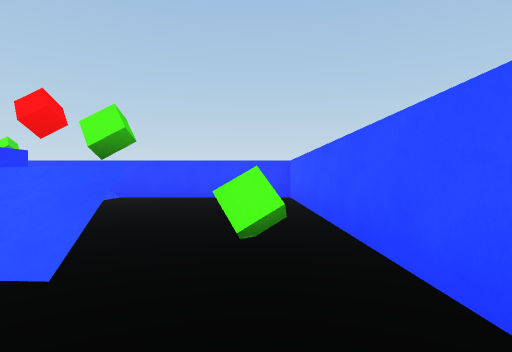
view 1 (above)

24 first-person views from a walk through a scene from a Unity 3-D project. The camera is 0.58 m above the floor, looks level and sees 80° across. The floor is counted in squares, 1 m on a side. Each view is taken from the middle of a square. On the plan, view 1 faces up. The plan holds only what a view shows up to about 9 squares ahead; the rest is blank. The player is left out.

view 2
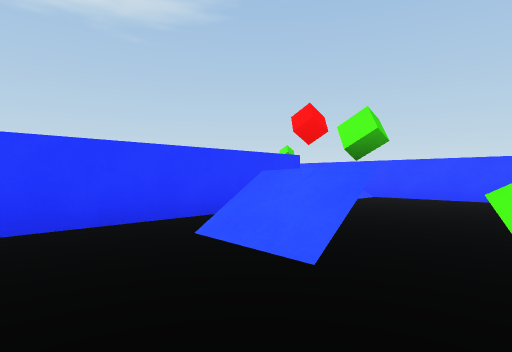

view 3
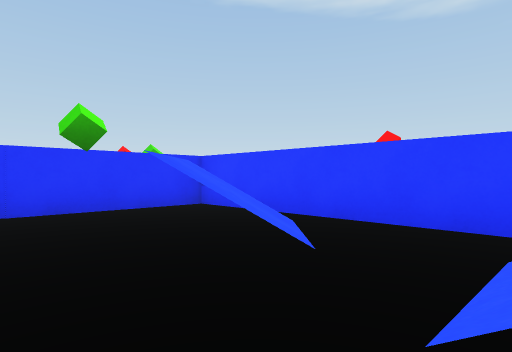

view 4
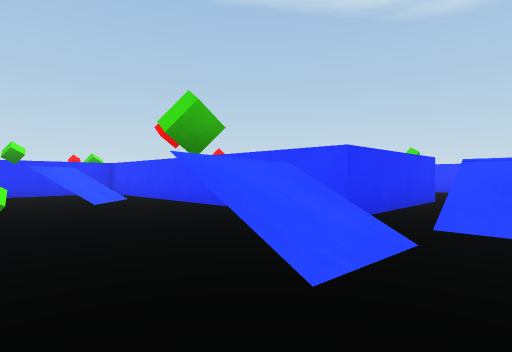

view 5
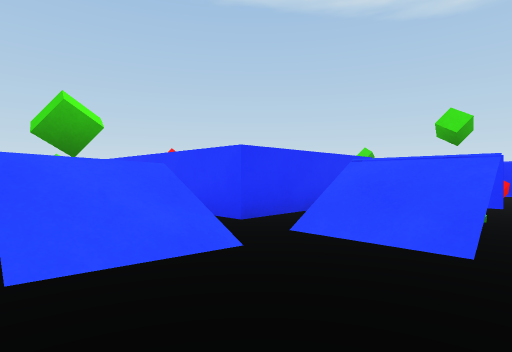

view 6
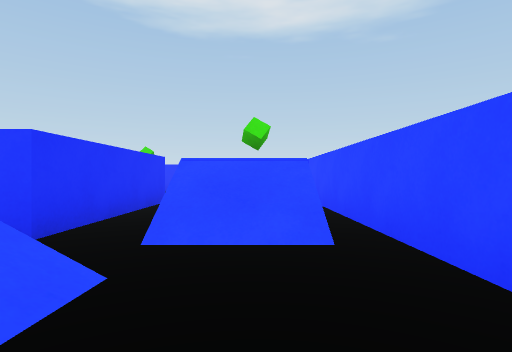

view 7
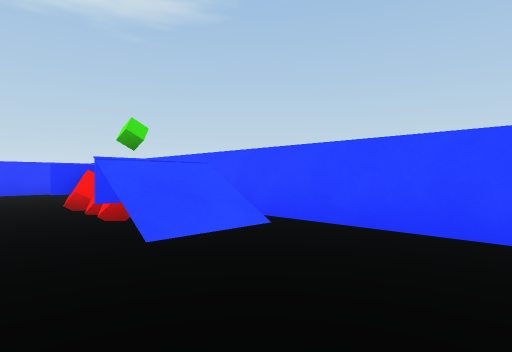

view 8
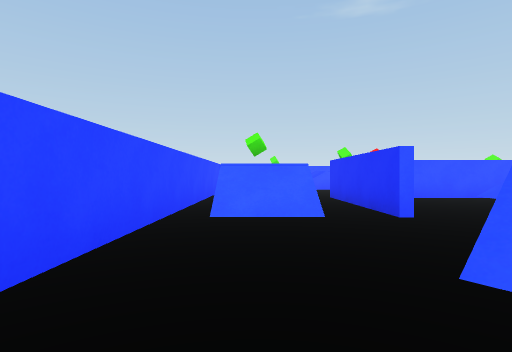

view 9
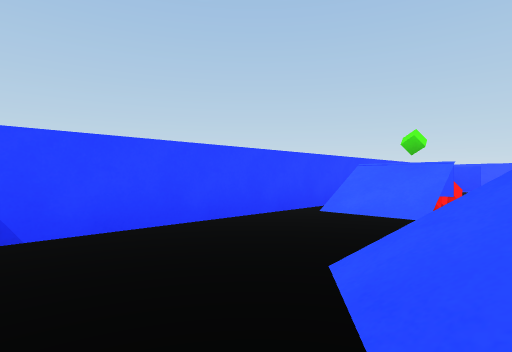

view 10
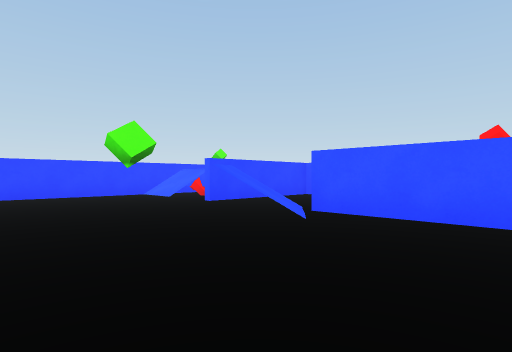

view 11
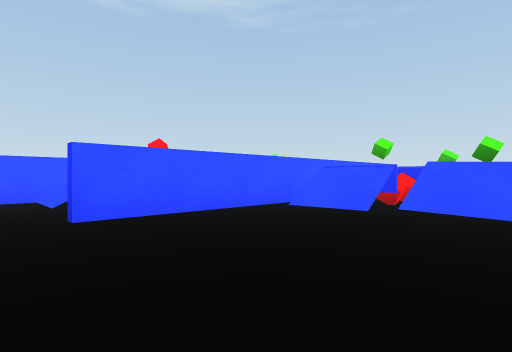

view 12
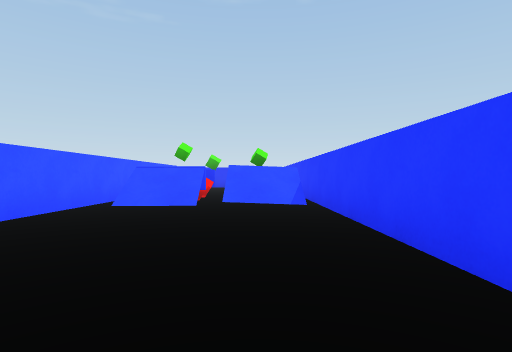

view 13
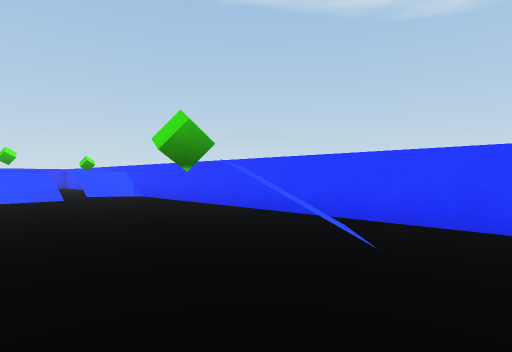

view 14
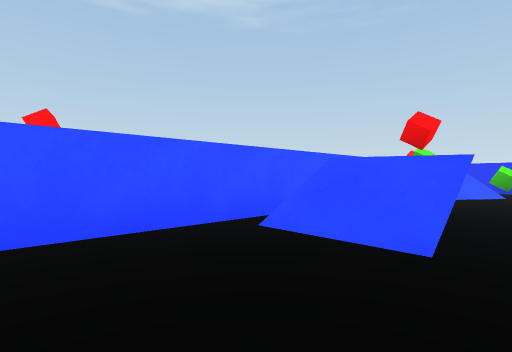

view 15
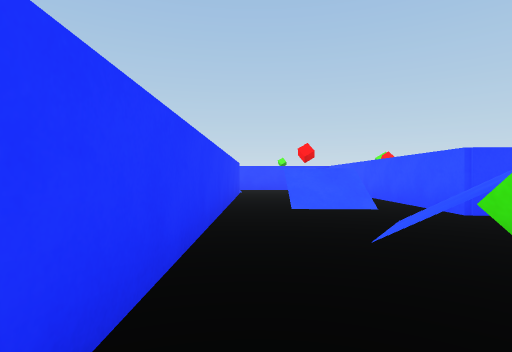

view 16
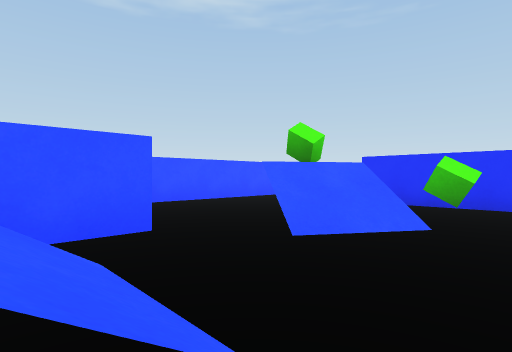

view 17
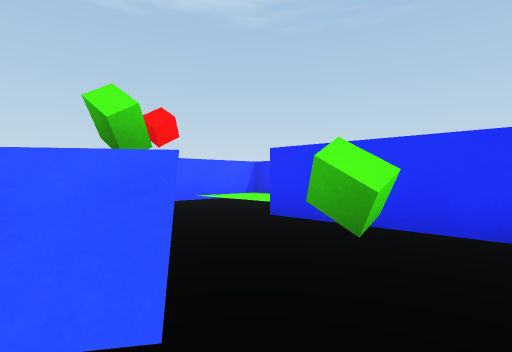

view 18
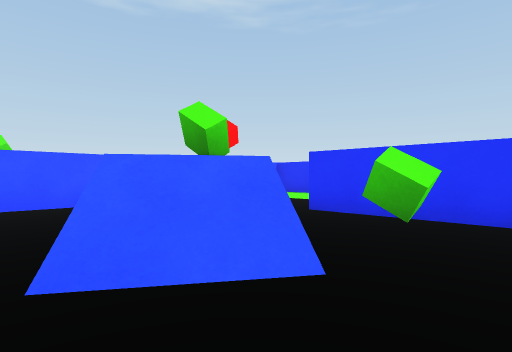

view 19
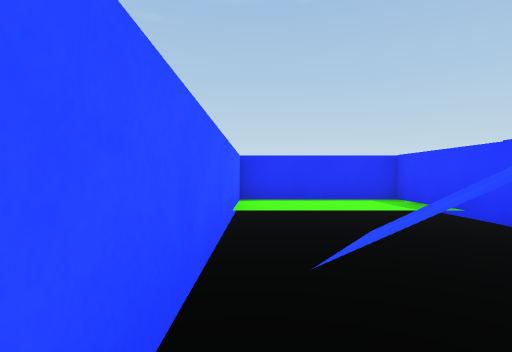

view 20
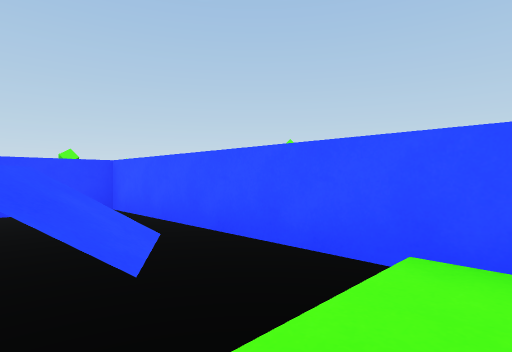

view 21
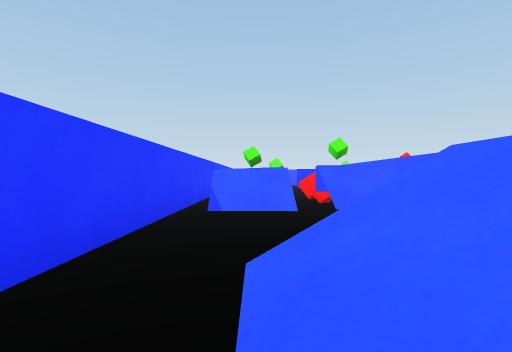

view 22
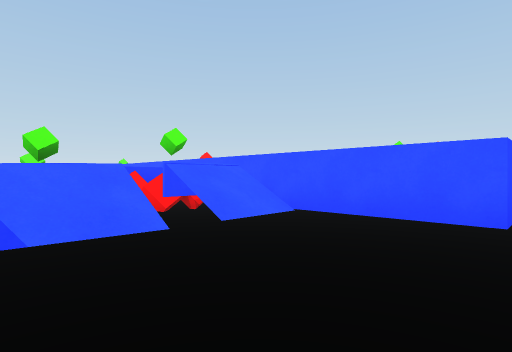

view 23
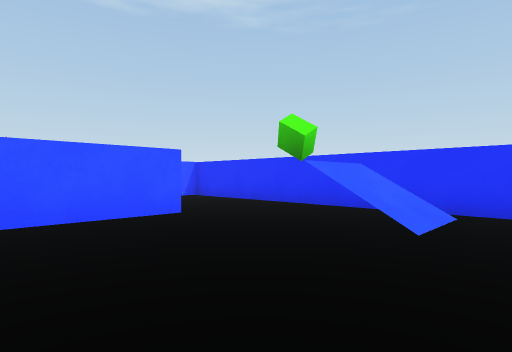

view 24
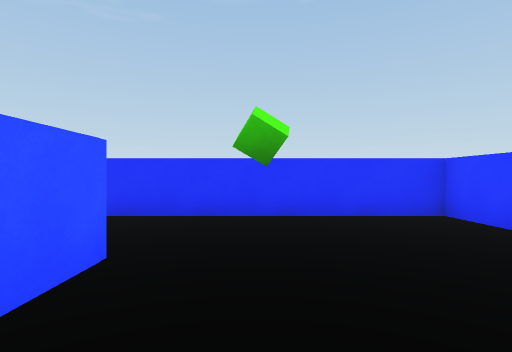

### Floor plan
Key: @ floor where view 1 was taken; # wall or solid block; x gap in a wall; . main floor; : floor 0.05 m higher than the main floor; + floor 0.1 m higher than the main floor; * floor 0.75 m higher than the main floor; % floor 0.8 m higher than the main floor; / step, stairs or slope; = window, fence, low wall or low ledge; C red cube; B green block; G green cube; R red block; O other object.
Columns run from 13 left of view 1 to 1 right of it. Each row starts with its distance up from view 1.
  9  #############
  8  ......O..... #
  7 #....:RO.O....#
  6 #......R...// #
  5 #.//..####.O/.#
  4 #./# ....#.#/.#
  3 #..#O ...#.C/B#
  2 #...O#.//#./ .#
  1 #....#.//#... #
  0 #....#.C%#///@
 -1 #....#.**#./*
 -2 #=O#O#./=#..G
 -3   O###...###=#
 -4  =GRR#.......#
 -5 #=O#O=..O ...#
 -6 #////#..OB//.#
 -7 #....#.B.#//.#
 -8 #....#. ##. .#
 -9 #..#x###.#///#
-10 #.:OB O..#+++#
-11 #........#+++#
-12 ##############

Where each view was taken, in squares from view 1:
view 1: 0 up, 0 right, facing up
view 2: 0 up, 0 right, facing up-left
view 3: 2 up, 0 right, facing down-left
view 4: 7 up, 0 right, facing down-left
view 5: 8 up, 1 left, facing down-left
view 6: 7 up, 1 left, facing left
view 7: 5 up, 1 left, facing up-left
view 8: 7 up, 12 left, facing right
view 9: 5 up, 12 left, facing up-right
view 10: 1 down, 12 left, facing up-right
view 11: 3 up, 12 left, facing down-right
view 12: 4 up, 11 left, facing down
view 13: 7 up, 8 left, facing down-left
view 14: 4 up, 7 left, facing down-right
view 15: 8 down, 7 left, facing up
view 16: 2 down, 7 left, facing down-right
view 17: 5 down, 7 left, facing down-right
view 18: 4 down, 7 left, facing down-right
view 19: 5 down, 1 left, facing down
view 20: 10 down, 3 left, facing up-right
view 21: 11 down, 11 left, facing up
view 22: 9 down, 12 left, facing up-right
view 23: 6 down, 12 left, facing down-right
view 24: 6 down, 9 left, facing down
